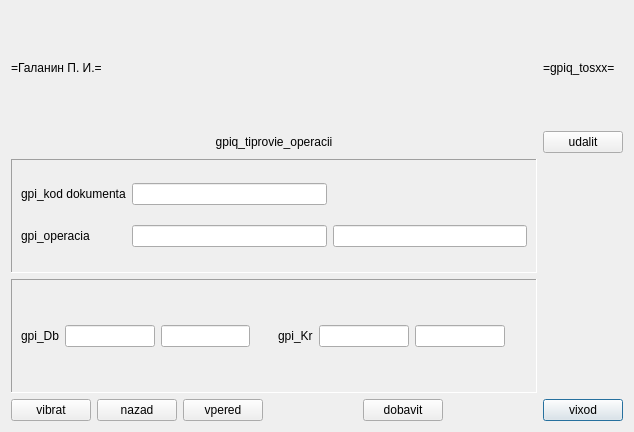
<?xml version="1.0" encoding="UTF-8"?>
<ui version="4.0">
 <class>gpiq_tosxx</class>
 <widget class="QDialog" name="gpiq_tosxx">
  <property name="windowModality">
   <enum>Qt::ApplicationModal</enum>
  </property>
  <property name="geometry">
   <rect>
    <x>0</x>
    <y>0</y>
    <width>634</width>
    <height>432</height>
   </rect>
  </property>
  <property name="windowTitle">
   <string>gpiq_tosxx</string>
  </property>
  <layout class="QGridLayout" name="gridLayout_3">
   <item row="6" column="4">
    <widget class="QPushButton" name="gpiq_tosxx_exit_c">
     <property name="text">
      <string>vixod</string>
     </property>
    </widget>
   </item>
   <item row="3" column="2">
    <widget class="QFrame" name="gpiq_tosxx_b1">
     <property name="frameShape">
      <enum>QFrame::Panel</enum>
     </property>
     <property name="frameShadow">
      <enum>QFrame::Sunken</enum>
     </property>
     <property name="lineWidth">
      <number>1</number>
     </property>
     <property name="midLineWidth">
      <number>1</number>
     </property>
     <layout class="QGridLayout" name="gridLayout">
      <item row="0" column="1">
       <widget class="QLineEdit" name="gpiq_tosxx_dokk_e"/>
      </item>
      <item row="1" column="0">
       <widget class="QLabel" name="gpiq_tosxx_k_l">
        <property name="text">
         <string>gpi_operacia</string>
        </property>
        <property name="alignment">
         <set>Qt::AlignLeading|Qt::AlignLeft|Qt::AlignVCenter</set>
        </property>
       </widget>
      </item>
      <item row="1" column="2">
       <widget class="QLineEdit" name="gpiq_tosxx_n_e"/>
      </item>
      <item row="1" column="1">
       <widget class="QLineEdit" name="gpiq_tosxx_k_e"/>
      </item>
      <item row="0" column="0">
       <widget class="QLabel" name="gpiq_tosxx_dokk_l">
        <property name="text">
         <string>gpi_kod dokumenta</string>
        </property>
        <property name="alignment">
         <set>Qt::AlignLeading|Qt::AlignLeft|Qt::AlignVCenter</set>
        </property>
       </widget>
      </item>
     </layout>
    </widget>
   </item>
   <item row="6" column="2">
    <layout class="QHBoxLayout" name="horizontalLayout_5">
     <item>
      <widget class="QPushButton" name="gpiq_tosxx_grid_c">
       <property name="text">
        <string>vibrat</string>
       </property>
      </widget>
     </item>
     <item>
      <widget class="QPushButton" name="gpiq_tosxx_back_c">
       <property name="text">
        <string>nazad</string>
       </property>
      </widget>
     </item>
     <item>
      <widget class="QPushButton" name="gpiq_tosxx_next_c">
       <property name="text">
        <string>vpered</string>
       </property>
      </widget>
     </item>
     <item>
      <spacer name="horizontalSpacer_2">
       <property name="orientation">
        <enum>Qt::Horizontal</enum>
       </property>
       <property name="sizeHint" stdset="0">
        <size>
         <width>40</width>
         <height>20</height>
        </size>
       </property>
      </spacer>
     </item>
     <item>
      <widget class="QPushButton" name="gpiq_tosxx_add_c">
       <property name="text">
        <string>dobavit</string>
       </property>
      </widget>
     </item>
     <item>
      <spacer name="horizontalSpacer_3">
       <property name="orientation">
        <enum>Qt::Horizontal</enum>
       </property>
       <property name="sizeHint" stdset="0">
        <size>
         <width>40</width>
         <height>20</height>
        </size>
       </property>
      </spacer>
     </item>
    </layout>
   </item>
   <item row="0" column="2">
    <layout class="QHBoxLayout" name="horizontalLayout">
     <item>
      <widget class="QLabel" name="gpiq_tosxx_xxsma_l">
       <property name="text">
        <string>=Галанин П. И.=</string>
       </property>
      </widget>
     </item>
     <item>
      <spacer name="horizontalSpacer">
       <property name="orientation">
        <enum>Qt::Horizontal</enum>
       </property>
       <property name="sizeHint" stdset="0">
        <size>
         <width>40</width>
         <height>20</height>
        </size>
       </property>
      </spacer>
     </item>
    </layout>
   </item>
   <item row="4" column="2">
    <widget class="QFrame" name="gpiq_tosxx_b2">
     <property name="frameShape">
      <enum>QFrame::Panel</enum>
     </property>
     <property name="frameShadow">
      <enum>QFrame::Sunken</enum>
     </property>
     <property name="lineWidth">
      <number>1</number>
     </property>
     <property name="midLineWidth">
      <number>1</number>
     </property>
     <layout class="QGridLayout" name="gridLayout_2">
      <item row="0" column="1">
       <layout class="QHBoxLayout" name="horizontalLayout_2">
        <item>
         <widget class="QLabel" name="gpiq_tosxx_kr_l">
          <property name="text">
           <string>gpi_Kr</string>
          </property>
          <property name="alignment">
           <set>Qt::AlignLeading|Qt::AlignLeft|Qt::AlignVCenter</set>
          </property>
         </widget>
        </item>
        <item>
         <widget class="QLineEdit" name="gpiq_tosxx_kr_e"/>
        </item>
        <item>
         <widget class="QLineEdit" name="gpiq_tosxx_krn_e"/>
        </item>
        <item>
         <spacer name="horizontalSpacer_4">
          <property name="orientation">
           <enum>Qt::Horizontal</enum>
          </property>
          <property name="sizeHint" stdset="0">
           <size>
            <width>40</width>
            <height>20</height>
           </size>
          </property>
         </spacer>
        </item>
       </layout>
      </item>
      <item row="0" column="0">
       <layout class="QHBoxLayout" name="horizontalLayout_3">
        <item>
         <widget class="QLabel" name="gpiq_tosxx_db_l">
          <property name="text">
           <string>gpi_Db</string>
          </property>
          <property name="alignment">
           <set>Qt::AlignLeading|Qt::AlignLeft|Qt::AlignVCenter</set>
          </property>
         </widget>
        </item>
        <item>
         <widget class="QLineEdit" name="gpiq_tosxx_db_e"/>
        </item>
        <item>
         <widget class="QLineEdit" name="gpiq_tosxx_dbn_e"/>
        </item>
        <item>
         <spacer name="horizontalSpacer_6">
          <property name="orientation">
           <enum>Qt::Horizontal</enum>
          </property>
          <property name="sizeHint" stdset="0">
           <size>
            <width>40</width>
            <height>20</height>
           </size>
          </property>
         </spacer>
        </item>
       </layout>
      </item>
      <item row="1" column="1">
       <layout class="QHBoxLayout" name="horizontalLayout_4"/>
      </item>
     </layout>
    </widget>
   </item>
   <item row="0" column="4">
    <widget class="QLabel" name="gpiq_tosxx_xxprg_l">
     <property name="text">
      <string>=gpiq_tosxx=</string>
     </property>
    </widget>
   </item>
   <item row="2" column="2">
    <widget class="QLabel" name="gpiq_tosxx_xxtitle_l">
     <property name="text">
      <string>gpiq_tiprovie_operacii</string>
     </property>
     <property name="alignment">
      <set>Qt::AlignCenter</set>
     </property>
    </widget>
   </item>
   <item row="2" column="4">
    <widget class="QPushButton" name="gpiq_tosxx_del_c">
     <property name="text">
      <string>udalit</string>
     </property>
    </widget>
   </item>
  </layout>
 </widget>
 <tabstops>
  <tabstop>gpiq_tosxx_dokk_e</tabstop>
  <tabstop>gpiq_tosxx_k_e</tabstop>
  <tabstop>gpiq_tosxx_n_e</tabstop>
  <tabstop>gpiq_tosxx_db_e</tabstop>
  <tabstop>gpiq_tosxx_dbn_e</tabstop>
  <tabstop>gpiq_tosxx_kr_e</tabstop>
  <tabstop>gpiq_tosxx_krn_e</tabstop>
  <tabstop>gpiq_tosxx_grid_c</tabstop>
  <tabstop>gpiq_tosxx_back_c</tabstop>
  <tabstop>gpiq_tosxx_next_c</tabstop>
  <tabstop>gpiq_tosxx_add_c</tabstop>
  <tabstop>gpiq_tosxx_del_c</tabstop>
  <tabstop>gpiq_tosxx_exit_c</tabstop>
 </tabstops>
 <resources/>
 <connections/>
</ui>
